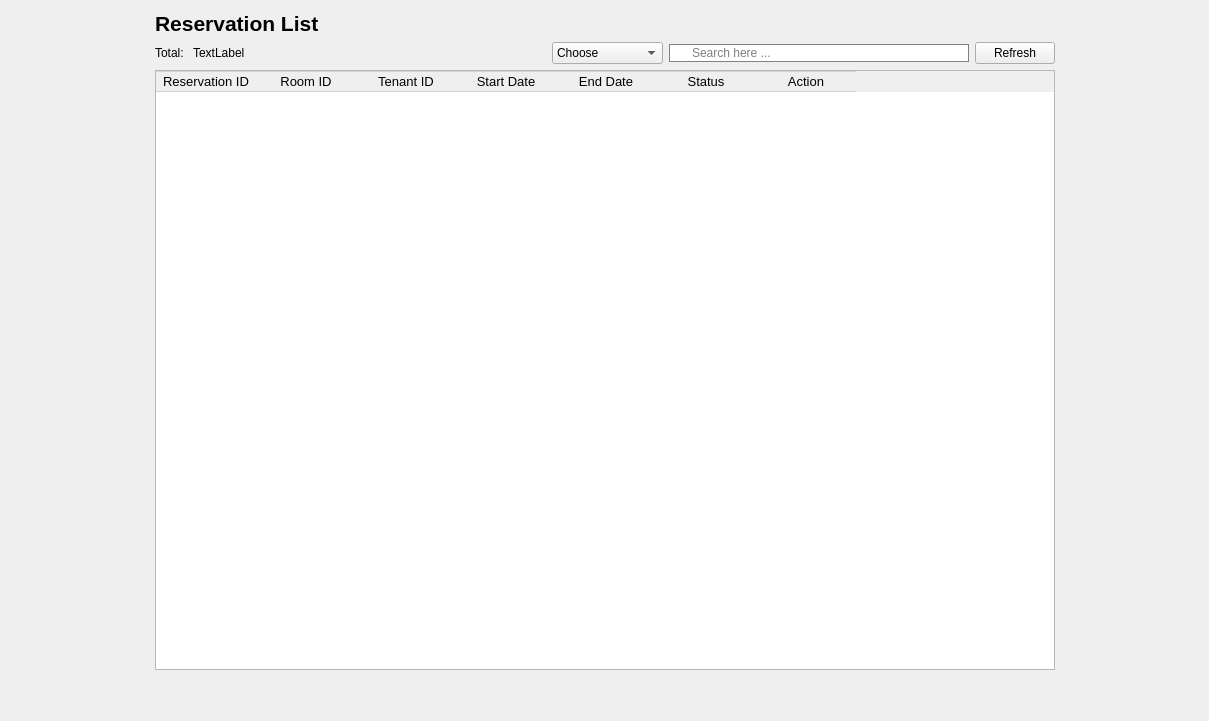
             <widget class="QWidget" name="page_6">
              <layout class="QHBoxLayout" name="horizontalLayout_49">
               <item>
                <spacer name="horizontalSpacer_38">
                 <property name="orientation">
                  <enum>Qt::Orientation::Horizontal</enum>
                 </property>
                 <property name="sizeHint" stdset="0">
                  <size>
                   <width>144</width>
                   <height>20</height>
                  </size>
                 </property>
                </spacer>
               </item>
               <item>
                <layout class="QVBoxLayout" name="verticalLayout_12">
                 <item>
                  <layout class="QHBoxLayout" name="horizontalLayout_18">
                   <item>
                    <widget class="QLabel" name="label_11">
                     <property name="font">
                      <font>
                       <pointsize>16</pointsize>
                       <bold>true</bold>
                      </font>
                     </property>
                     <property name="text">
                      <string>Reservation List</string>
                     </property>
                    </widget>
                   </item>
                   <item>
                    <spacer name="horizontalSpacer_14">
                     <property name="orientation">
                      <enum>Qt::Orientation::Horizontal</enum>
                     </property>
                     <property name="sizeHint" stdset="0">
                      <size>
                       <width>40</width>
                       <height>20</height>
                      </size>
                     </property>
                    </spacer>
                   </item>
                  </layout>
                 </item>
                 <item>
                  <layout class="QHBoxLayout" name="horizontalLayout_16">
                   <item>
                    <layout class="QHBoxLayout" name="horizontalLayout_17">
                     <item>
                      <widget class="QLabel" name="label_10">
                       <property name="text">
                        <string>Total: </string>
                       </property>
                      </widget>
                     </item>
                     <item>
                      <widget class="QLabel" name="totalroom_3">
                       <property name="text">
                        <string>TextLabel</string>
                       </property>
                      </widget>
                     </item>
                    </layout>
                   </item>
                   <item>
                    <spacer name="horizontalSpacer_13">
                     <property name="orientation">
                      <enum>Qt::Orientation::Horizontal</enum>
                     </property>
                     <property name="sizeHint" stdset="0">
                      <size>
                       <width>40</width>
                       <height>20</height>
                      </size>
                     </property>
                    </spacer>
                   </item>
                   <item>
                    <widget class="QComboBox" name="CBSRe">
                     <item>
                      <property name="text">
                       <string>Choose</string>
                      </property>
                     </item>
                     <item>
                      <property name="text">
                       <string>Reservation ID</string>
                      </property>
                     </item>
                     <item>
                      <property name="text">
                       <string>Accepted</string>
                      </property>
                     </item>
                     <item>
                      <property name="text">
                       <string>Waiting</string>
                      </property>
                     </item>
                     <item>
                      <property name="text">
                       <string>Rejected</string>
                      </property>
                     </item>
                    </widget>
                   </item>
                   <item>
                    <widget class="QLineEdit" name="LineEditSearchRe">
                     <property name="styleSheet">
                      <string notr="true">QLineEdit{
padding-left:20px;
border: 1px solid gray;
border-radius: 10px;
}</string>
                     </property>
                     <property name="text">
                      <string/>
                     </property>
                     <property name="placeholderText">
                      <string>Search here ...</string>
                     </property>
                    </widget>
                   </item>
                   <item>
                    <widget class="QPushButton" name="RefRebtn">
                     <property name="text">
                      <string>Refresh</string>
                     </property>
                     <property name="icon">
                      <iconset resource="Icon.qrc">
                       <normaloff>:/new/prefix1/Resources/reload.png</normaloff>:/new/prefix1/Resources/reload.png</iconset>
                     </property>
                    </widget>
                   </item>
                  </layout>
                 </item>
                 <item>
                  <widget class="QTableWidget" name="ReservationTable">
                   <property name="minimumSize">
                    <size>
                     <width>900</width>
                     <height>600</height>
                    </size>
                   </property>
                   <property name="font">
                    <font>
                     <pointsize>10</pointsize>
                    </font>
                   </property>
                   <property name="styleSheet">
                    <string notr="true">QPushButton{
	 border: none;
}
QTableWidget::item {
       border-right: none;
       border-left: none;
       border-bottom: 1px solid #D3D3D3;
}
QHeaderView::section {
       border: 1px solid #D3D3D3; 
       border-right: none;      
       border-left: none;       
}</string>
                   </property>
                   <property name="editTriggers">
                    <set>QAbstractItemView::EditTrigger::NoEditTriggers</set>
                   </property>
                   <property name="alternatingRowColors">
                    <bool>true</bool>
                   </property>
                   <property name="selectionMode">
                    <enum>QAbstractItemView::SelectionMode::NoSelection</enum>
                   </property>
                   <property name="showGrid">
                    <bool>false</bool>
                   </property>
                   <attribute name="horizontalHeaderVisible">
                    <bool>true</bool>
                   </attribute>
                   <attribute name="horizontalHeaderCascadingSectionResizes">
                    <bool>false</bool>
                   </attribute>
                   <attribute name="horizontalHeaderHighlightSections">
                    <bool>true</bool>
                   </attribute>
                   <attribute name="horizontalHeaderShowSortIndicator" stdset="0">
                    <bool>false</bool>
                   </attribute>
                   <attribute name="horizontalHeaderStretchLastSection">
                    <bool>false</bool>
                   </attribute>
                   <column>
                    <property name="text">
                     <string>Reservation ID</string>
                    </property>
                    <property name="font">
                     <font>
                      <pointsize>10</pointsize>
                     </font>
                    </property>
                   </column>
                   <column>
                    <property name="text">
                     <string>Room ID</string>
                    </property>
                    <property name="font">
                     <font>
                      <pointsize>10</pointsize>
                     </font>
                    </property>
                   </column>
                   <column>
                    <property name="text">
                     <string>Tenant ID</string>
                    </property>
                    <property name="font">
                     <font>
                      <pointsize>10</pointsize>
                     </font>
                    </property>
                   </column>
                   <column>
                    <property name="text">
                     <string>Start Date</string>
                    </property>
                    <property name="font">
                     <font>
                      <pointsize>10</pointsize>
                     </font>
                    </property>
                   </column>
                   <column>
                    <property name="text">
                     <string>End Date</string>
                    </property>
                    <property name="font">
                     <font>
                      <pointsize>10</pointsize>
                     </font>
                    </property>
                   </column>
                   <column>
                    <property name="text">
                     <string>Status</string>
                    </property>
                    <property name="font">
                     <font>
                      <pointsize>10</pointsize>
                     </font>
                    </property>
                   </column>
                   <column>
                    <property name="text">
                     <string>Action</string>
                    </property>
                   </column>
                  </widget>
                 </item>
                 <item>
                  <spacer name="verticalSpacer_9">
                   <property name="orientation">
                    <enum>Qt::Orientation::Vertical</enum>
                   </property>
                   <property name="sizeHint" stdset="0">
                    <size>
                     <width>20</width>
                     <height>40</height>
                    </size>
                   </property>
                  </spacer>
                 </item>
                </layout>
               </item>
               <item>
                <spacer name="horizontalSpacer_39">
                 <property name="orientation">
                  <enum>Qt::Orientation::Horizontal</enum>
                 </property>
                 <property name="sizeHint" stdset="0">
                  <size>
                   <width>143</width>
                   <height>20</height>
                  </size>
                 </property>
                </spacer>
               </item>
              </layout>
             </widget>
